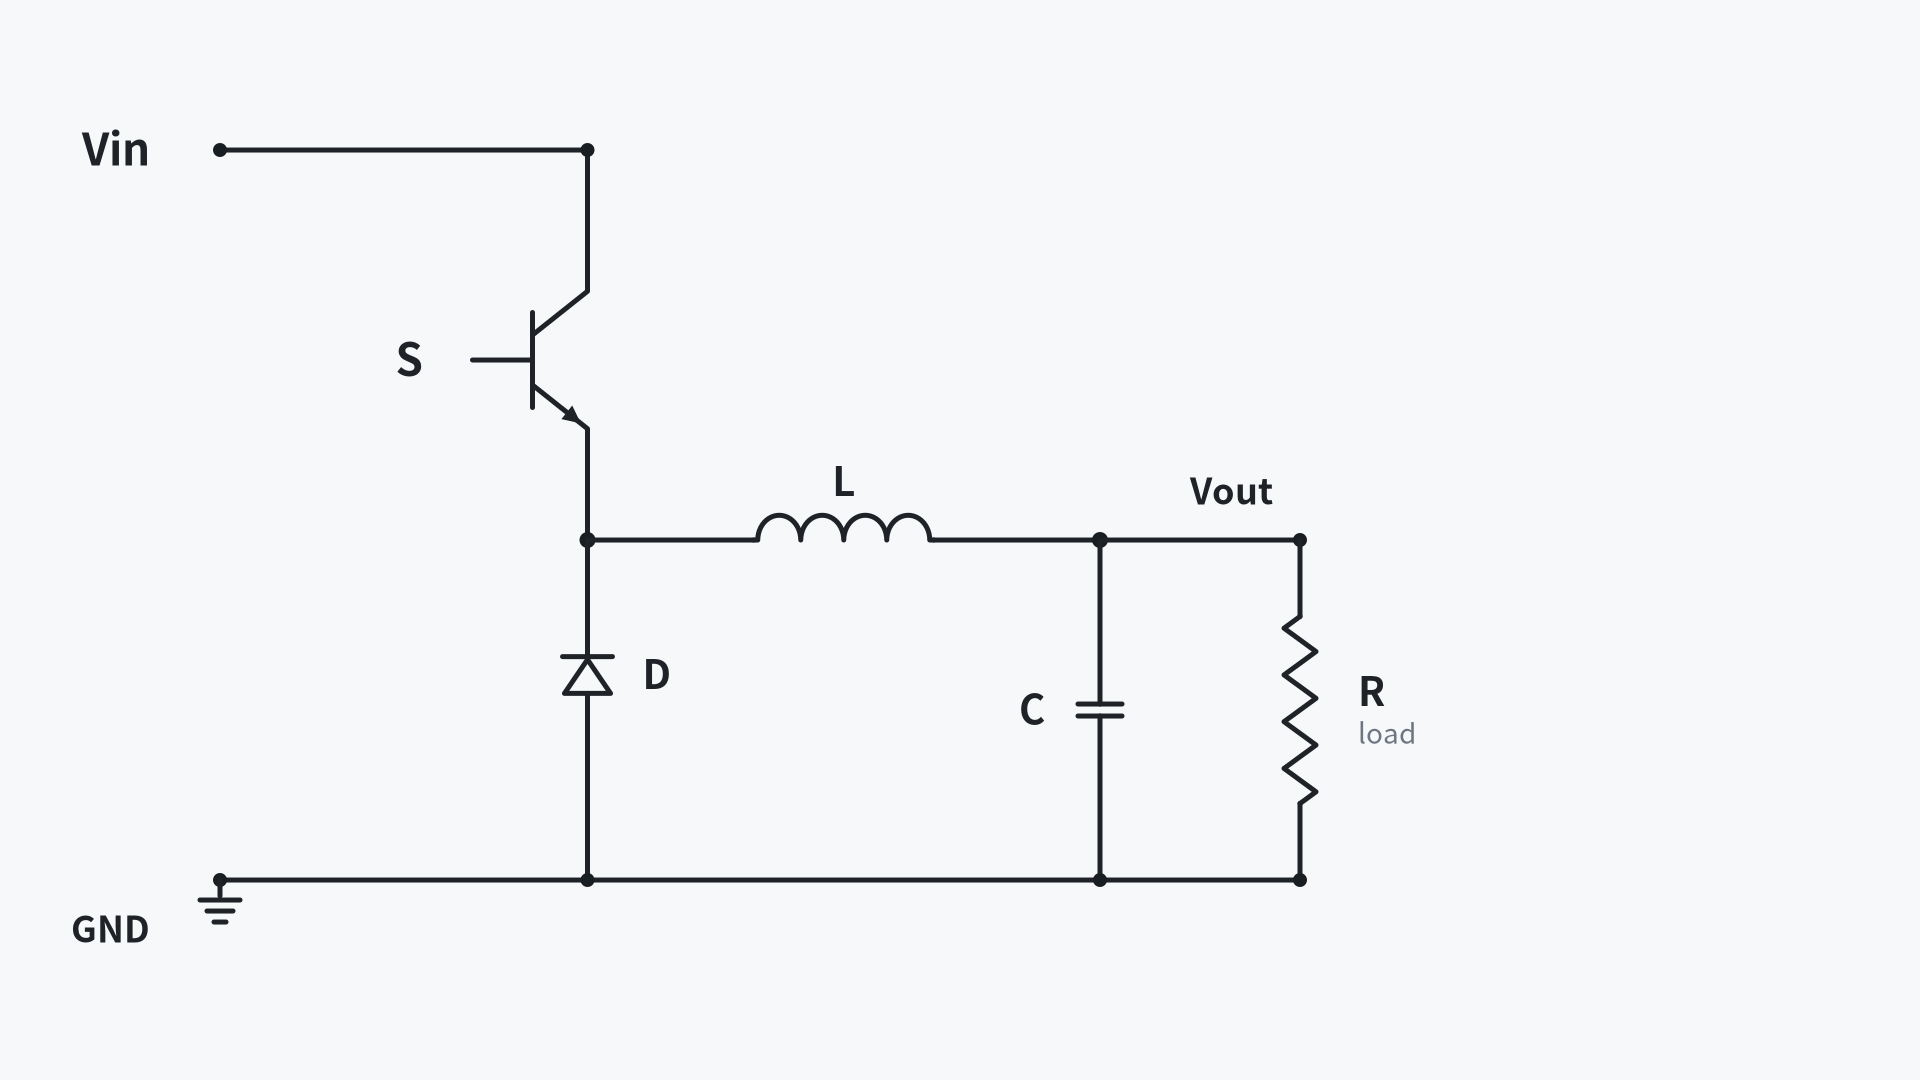

Write Python code to recreate this figure.
#!/usr/bin/env python3
"""Buck BJT topology still — continuous L centered between D and C."""
import cairo
from pathlib import Path
import symbols as S
from symbols import hx, wire, junction, text, npn, gnd, coil, diode, capacitor, resistor

OUT = Path(__file__).resolve().parent / "buck_topology.png"
W, H = 1920, 1080
BG = (0xF6 / 255, 0xF8 / 255, 0xFA / 255)
INK = hx("#1f2328")
LW = 5.0


def layout():
    """Shared geometry for topology + animation."""
    Sx, Sy = 560, 360
    s_bjt = 1.25
    Ysw, Ygnd = 540, 880
    Xvout = 1100
    Xvin, Yvin = 220, 150
    # BJT collector x offset ≈ 22*s
    Xsw = Sx + 22 * s_bjt
    # L centered in open span between SW/D and Vout/C
    gap = 36
    mid = (Xsw + Xvout) / 2
    half = 90  # ~180 px continuous coil, centered D↔C
    Xl0, Xl1 = mid - half, mid + half
    Xr = Xvout + 200
    return dict(Sx=Sx, Sy=Sy, s_bjt=s_bjt, Ysw=Ysw, Ygnd=Ygnd,
                Xvout=Xvout, Xvin=Xvin, Yvin=Yvin, Xsw=Xsw,
                Xl0=Xl0, Xl1=Xl1, Xr=Xr, gap=gap)


def draw_schematic(ctx, on=False, oncol=None):
    """Draw Buck schematic; returns path dict for animation."""
    L = layout()
    Sx, Sy, s = L['Sx'], L['Sy'], L['s_bjt']
    Ysw, Ygnd = L['Ysw'], L['Ygnd']
    Xvout, Xvin, Yvin = L['Xvout'], L['Xvin'], L['Yvin']
    Xl0, Xl1, Xr = L['Xl0'], L['Xl1'], L['Xr']

    C, E, B, ce = npn(ctx, Sx, Sy, s=s, c=INK, lw=LW, on=on, oncol=oncol)
    Xsw = E[0]

    wire(ctx, [(Xvin, Yvin), (C[0], Yvin), C], INK, LW)
    junction(ctx, C[0], Yvin, 7)
    junction(ctx, Xvin, Yvin, 7)
    text(ctx, "Vin", Xvin - 70, Yvin, 44, INK, "r", True)
    text(ctx, "S", B[0] - 50, B[1], 44, INK, "r", True)

    wire(ctx, [E, (Xsw, Ysw)], INK, LW)
    junction(ctx, Xsw, Ysw, 8)

    diode(ctx, (Xsw, Ygnd - 70), (Xsw, Ysw), INK, LW, size=32)
    wire(ctx, [(Xsw, Ygnd - 70), (Xsw, Ygnd)], INK, LW)
    text(ctx, "D", Xsw + 55, (Ysw + Ygnd - 70) / 2, 40, INK, "l", True)

    coil_pts = coil(ctx, (Xl0, Ysw), (Xl1, Ysw), INK, LW, n=4, bulge=1.15)
    wire(ctx, [(Xsw, Ysw), (Xl0, Ysw)], INK, LW)
    wire(ctx, [(Xl1, Ysw), (Xvout, Ysw)], INK, LW)
    junction(ctx, Xvout, Ysw, 8)
    text(ctx, "L", (Xl0 + Xl1) / 2, Ysw - 58, 40, INK, "c", True)
    text(ctx, "Vout", Xvout + 90, Ysw - 48, 36, INK, "l", True)

    capacitor(ctx, (Xvout, Ysw), (Xvout, Ygnd), INK, LW, plate=44, gap=12)
    text(ctx, "C", Xvout - 55, (Ysw + Ygnd) / 2, 40, INK, "r", True)

    wire(ctx, [(Xvout, Ysw), (Xr, Ysw)], INK, LW)
    junction(ctx, Xr, Ysw, 7)
    resistor(ctx, (Xr, Ysw), (Xr, Ygnd), INK, LW, zig=8, amp=16)
    text(ctx, "R", Xr + 58, (Ysw + Ygnd) / 2 - 18, 40, INK, "l", True)
    text(ctx, "load", Xr + 58, (Ysw + Ygnd) / 2 + 24, 28, hx("#6e7781"), "l", False)

    wire(ctx, [(Xvin, Ygnd), (Xr, Ygnd)], INK, LW)
    junction(ctx, Xsw, Ygnd, 7)
    junction(ctx, Xvout, Ygnd, 7)
    junction(ctx, Xr, Ygnd, 7)
    junction(ctx, Xvin, Ygnd, 7)
    gnd(ctx, Xvin, Ygnd, INK, LW)
    text(ctx, "GND", Xvin - 70, Ygnd + 50, 36, INK, "r", True)

    # Current paths
    path_on = (
        [(Xvin, Yvin), (C[0], Yvin)] + list(ce) +
        [(Xsw, Ysw)] + list(coil_pts) +
        [(Xvout, Ysw), (Xr, Ysw), (Xr, Ygnd)]
    )
    # diode anode@GND → cathode@SW, then wavy L to load
    path_off = (
        [(Xsw, Ygnd), (Xsw, Ysw)] + list(coil_pts) +
        [(Xvout, Ysw), (Xr, Ysw), (Xr, Ygnd)]
    )
    return dict(L=L, C=C, E=E, B=B, ce=ce, coil_pts=coil_pts,
                Xsw=Xsw, path_on=path_on, path_off=path_off)


def draw(ctx):
    S.col(ctx, (*BG, 1)); ctx.paint()
    draw_schematic(ctx)


def main():
    surf = cairo.ImageSurface(cairo.FORMAT_ARGB32, W, H)
    ctx = cairo.Context(surf)
    draw(ctx)
    surf.write_to_png(str(OUT))
    print("wrote", OUT)


if __name__ == "__main__":
    main()
